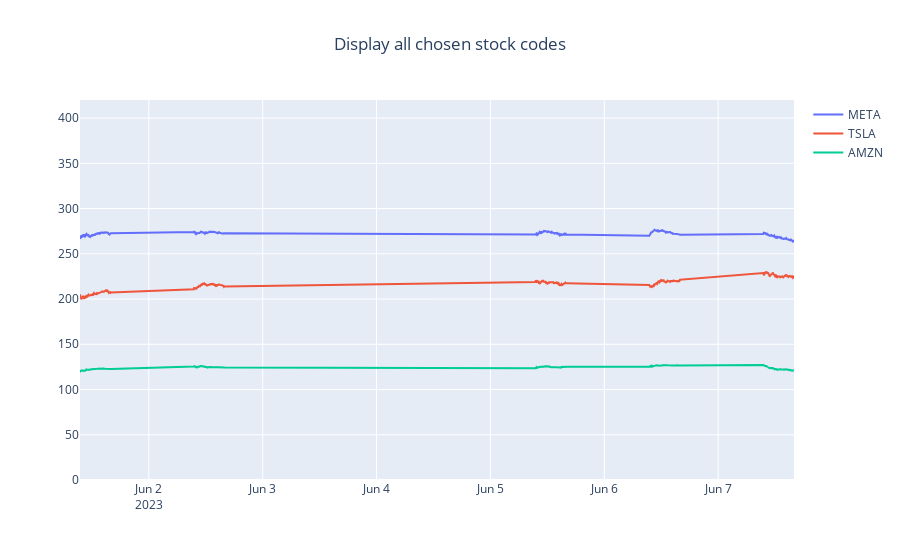

Write notebook code for a chart like this one.
### Code cell
df = yf.download(stock_code, interval ='1m', period = "1wk")
print(type(df))
print(df.columns)

# for code in stock_codes:
#   df.diff[code] = df.Close[code] - df.Open[code]
#   df['color'][code] = df.diff[code].apply(lambda x: 'green' if x >= 0 else 'red')

fig = make_subplots()
for code in stock_code:
  fig.add_trace(go.Scatter(x=df.index, 
                           y=df.Close[code], 
                           name= code))

fig.update_layout(title={'text': "Display all chosen stock codes", 'x':0.5})
fig.update_yaxes(range=[0,round(max(df.Close.max())) * 1.5])

fig.show()

### Figure 1 — Plotly figure (JSON) as saved in the notebook; plotly's stock layout.template omitted (floating-point values rounded to 4 significant figures; data arrays with more than 128 entries replaced by an {"elided": "..."} marker saying what was removed)
{"data": [{"name": "META", "type": "scatter", "x": {"elided": "1947 str values"}, "y": {"elided": "1947 float values"}}, {"name": "TSLA", "type": "scatter", "x": {"elided": "1947 str values"}, "y": {"elided": "1947 float values"}}, {"name": "AMZN", "type": "scatter", "x": {"elided": "1947 str values"}, "y": {"elided": "1947 float values"}}], "layout": {"title": {"text": "Display all chosen stock codes", "x": 0.5}, "xaxis": {"anchor": "y", "domain": [0, 1]}, "yaxis": {"anchor": "x", "domain": [0, 1], "range": [0, 420]}}}
